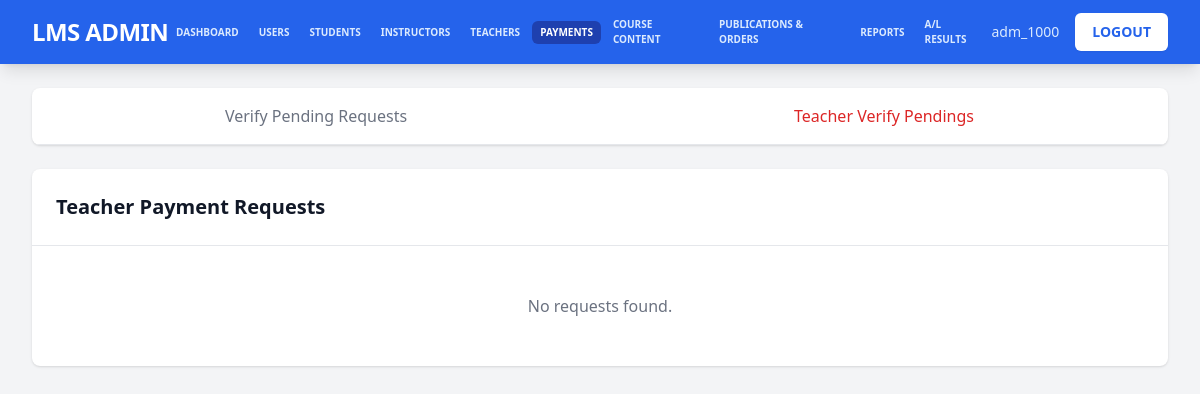
The app's page /admin/verify_payments.php?tab=teacher_req (signed in), older data.
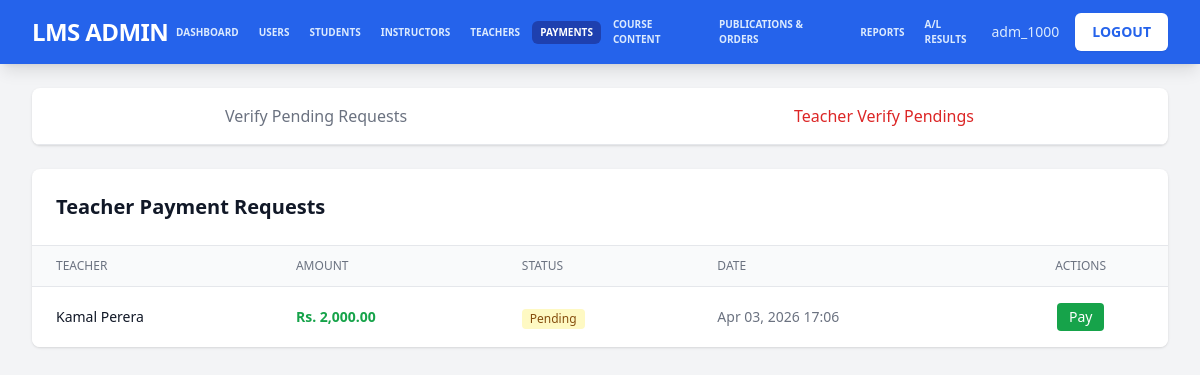
The same page, newer data.
### tables this page shows
CREATE TABLE `teacher_payment_requests` (
  `id` int(11) NOT NULL,
  `teacher_id` varchar(20) NOT NULL,
  `amount` decimal(10,2) NOT NULL,
  `status` enum('pending','approved','rejected') DEFAULT 'pending',
  `request_date` timestamp NOT NULL DEFAULT current_timestamp(),
  `processed_at` timestamp NULL DEFAULT NULL,
  `notes` text DEFAULT NULL
);

CREATE TABLE `users` (
  `user_id` varchar(20) NOT NULL COMMENT 'Unique user ID (e.g., stu_0001, tea_1000, adm_1000)',
  `email` varchar(255) DEFAULT NULL,
  `password` varchar(255) NOT NULL COMMENT 'Hashed password',
  `role` enum('student','teacher','instructor','admin') NOT NULL DEFAULT 'student' COMMENT 'User role: student, teacher, instructor, admin',
  `first_name` varchar(100) DEFAULT NULL COMMENT 'First name',
  `second_name` varchar(100) DEFAULT NULL COMMENT 'Last name',
  `dob` date DEFAULT NULL COMMENT 'Date of birth',
  `school_name` varchar(200) DEFAULT NULL COMMENT 'School name',
  `exam_year` int(4) DEFAULT NULL COMMENT 'Exam year (e.g., 2024)',
  `closest_town` varchar(100) DEFAULT NULL COMMENT 'Closest town',
  `district` varchar(100) DEFAULT NULL COMMENT 'District',
  `address` text DEFAULT NULL COMMENT 'Full address',
  `nic_no` varchar(20) DEFAULT NULL COMMENT 'NIC number',
  `mobile_number` varchar(20) DEFAULT NULL COMMENT 'Mobile phone number',
  `whatsapp_number` varchar(20) DEFAULT NULL COMMENT 'WhatsApp number',
  `gender` enum('male','female') DEFAULT NULL COMMENT 'Gender',
  `profile_picture` varchar(255) DEFAULT NULL COMMENT 'Path to profile picture',
  `registering_date` date NOT NULL COMMENT 'Date of registration',
  `status` tinyint(1) NOT NULL DEFAULT 1 COMMENT 'Account status: 1=active, 0=inactive',
  `approved` tinyint(1) NOT NULL DEFAULT 0 COMMENT 'Approval status: 1=approved, 0=not approved',
  `al_details_requested` tinyint(1) DEFAULT 0,
  `verification_method` varchar(20) DEFAULT 'none' COMMENT 'Verification method: nic, mobile, none',
  `created_at` timestamp NOT NULL DEFAULT current_timestamp() COMMENT 'Record creation timestamp',
  `updated_at` timestamp NOT NULL DEFAULT current_timestamp() ON UPDATE current_timestamp() COMMENT 'Record update timestamp',
  `session_token` varchar(64) DEFAULT NULL COMMENT 'Session token for single login',
  `session_created_at` datetime DEFAULT NULL COMMENT 'Session creation timestamp',
  `commission_rate` decimal(5,2) DEFAULT 75.00,
  `requested_commission_rate` decimal(5,2) DEFAULT 75.00,
  `rating` decimal(3,2) DEFAULT 0.00,
  `hourly_rate` decimal(10,2) DEFAULT 0.00,
  `rating_count` int(11) DEFAULT 0,
  `total_rating` decimal(12,2) DEFAULT 0.00
);

### admin/verify_payments.php (the view, shortened to what the changed rows need)
<?php
require_once '../config.php';
$active_tab = $_GET['tab'] ?? 'verify';
$teacher_requests = [];
if ($active_tab === 'teacher_req') {
    $req_sql = "SELECT tr.*, u.first_name, u.second_name FROM teacher_payment_requests tr JOIN users u ON tr.teacher_id COLLATE utf8mb4_unicode_ci = u.user_id COLLATE utf8mb4_unicode_ci ORDER BY tr.request_date DESC";
    $req_res = $conn->query($req_sql);
    if ($req_res) {
        while ($row = $req_res->fetch_assoc()) {
            $teacher_requests[] = $row;
        }
    }
}
?>
<!DOCTYPE html>
<html lang="en">
<head>
    <script src="https://cdn.tailwindcss.com"></script>
</head>
<body class="bg-gray-100">
    <div class="max-w-7xl mx-auto py-6 px-4 sm:px-6 lg:px-8">
        <?php if ($active_tab === 'teacher_req'): ?>
            <div class="space-y-8">
                <div class="bg-white rounded-lg shadow overflow-hidden">
                    <div class="p-6 border-b border-gray-200 flex justify-between items-center">
                        <h2 class="text-xl font-bold text-gray-900">Teacher Payment Requests</h2>
                    </div>
                    <?php if (empty($teacher_requests)): ?>
                        <div class="p-12 text-center text-gray-500">No requests found.</div>
                    <?php else: ?>
                        <div class="overflow-x-auto">
                            <table class="min-w-full divide-y divide-gray-200">
                                <thead class="bg-gray-50">
                                    <tr>
                                        <th class="px-6 py-3 text-left text-xs font-medium text-gray-500 uppercase">Teacher</th>
                                        <th class="px-6 py-3 text-left text-xs font-medium text-gray-500 uppercase">Amount</th>
                                        <th class="px-6 py-3 text-left text-xs font-medium text-gray-500 uppercase">Status</th>
                                        <th class="px-6 py-3 text-left text-xs font-medium text-gray-500 uppercase">Date</th>
                                        <th class="px-6 py-3 text-center text-xs font-medium text-gray-500 uppercase">Actions</th>
                                    </tr>
                                </thead>
                                <tbody class="bg-white divide-y divide-gray-200">
                                    <?php foreach ($teacher_requests as $req): ?>
                                        <tr class="hover:bg-gray-50">
                                            <td class="px-6 py-4 text-sm font-medium text-gray-900"><?php echo htmlspecialchars($req['first_name'].' '.$req['second_name']); ?></td>
                                            <td class="px-6 py-4 text-sm font-bold text-green-600">Rs. <?php echo number_format($req['amount'], 2); ?></td>
                                            <td class="px-6 py-4">
                                                <span class="inline-flex items-center px-2 py-0.5 rounded text-xs font-medium <?php echo $req['status'] === 'pending' ? 'bg-yellow-100 text-yellow-800' : ($req['status'] === 'paid' ? 'bg-green-100 text-green-800' : 'bg-red-100 text-red-800'); ?>">
                                                    <?php echo ucfirst($req['status']); ?>
                                                </span>
                                            </td>
                                            <td class="px-6 py-4 text-sm text-gray-500"><?php echo date('M d, Y H:i', strtotime($req['request_date'])); ?></td>
                                            <td class="px-6 py-4 text-center">
                                                <?php if ($req['status'] === 'pending'): ?>
                                                    <button onclick="openPayModal('<?php echo $req['id']; ?>', '<?php echo htmlspecialchars($req['first_name'].' '.$req['second_name']); ?>', '<?php echo $req['amount']; ?>')" class="bg-green-600 text-white px-3 py-1 rounded text-sm hover:bg-green-700">Pay</button>
                                                <?php endif; ?>
                                            </td>
                                        </tr>
                                    <?php endforeach; ?>
                                </tbody>
                            </table>
                        </div>
                    <?php endif; ?>
                </div>
            </div>
        <?php endif; ?>
    </div>
</body>
</html>

Row changes from the older to the newer data that the page shows:
added teacher_payment_requests: users.first_name+second_name "Kamal Perera", amount "2,000.00", status "Pending", request_date "Apr 03, 2026 17:06"
Text that changed along with them:
text no longer shown: "No requests found."
text now shown: "TEACHER AMOUNT STATUS DATE ACTIONS"
